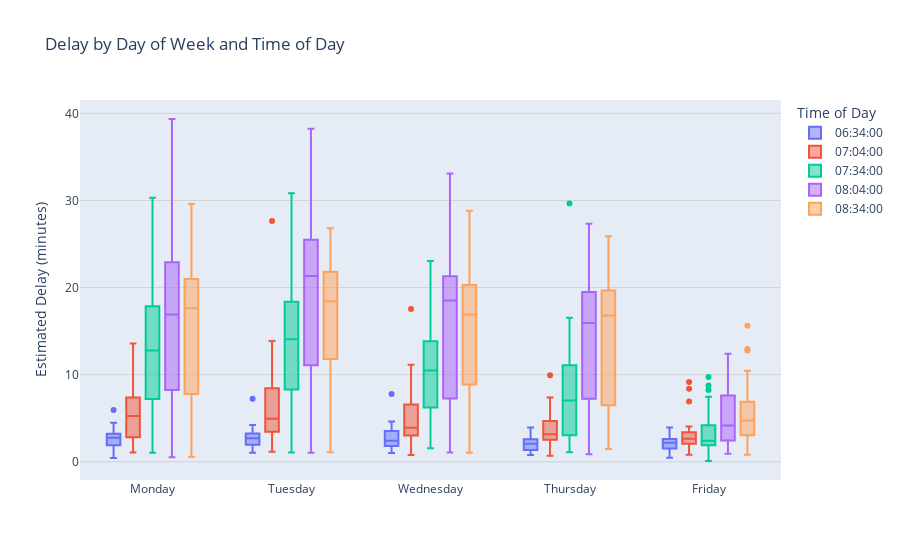

This figure's notebook cell:
### Code cell
df.groupby(["day_of_week", "time_of_day"])

mean_delays = df.groupby(["day_of_week", "time_of_day"])["expected_delay"].mean().dt.total_seconds() / 60
# std_delays = df.groupby(["day_of_week", "time_of_day"])["expected_delay"].std().dt.total_seconds() / 60
mean_delays = mean_delays.reset_index()


fig = px.box(
    df,
    x="day_of_week",
    y=df["expected_delay"].dt.total_seconds() / 60,
    # color=list(mean_delays["time_of_day"].values.astype(str)),
    color="time_of_day",
    labels={'day_of_week': 'Day of Week', 'time_of_day': 'Time of Day'},
    title='Delay by Day of Week and Time of Day',
)

fig.layout.yaxis.showgrid = True
fig.layout.yaxis.gridwidth = 1
fig.layout.yaxis.gridcolor = 'lightgray'
fig.layout.yaxis.title = "Estimated Delay (minutes)"

fig.layout.yaxis.dtick = 10
fig.layout.yaxis.zeroline = True
fig.layout.yaxis.zerolinewidth = 1
fig.layout.yaxis.zerolinecolor = 'lightgray'

fig.layout.xaxis.title = ""

day_labels = ['Monday', 'Tuesday', 'Wednesday', 'Thursday', 'Friday']
fig.update_xaxes(ticktext=day_labels, tickvals=[0, 1, 2, 3, 4])

show_figure(fig)

### Figure 1 — Plotly figure (JSON) as saved in the notebook; plotly's stock layout.template omitted (floating-point values rounded to 4 significant figures; data arrays with more than 128 entries replaced by an {"elided": "..."} marker saying what was removed)
{"data": [{"alignmentgroup": "True", "hovertemplate": "Time of Day=06:34:00<br>Day of Week=%{x}<br>y=%{y}<extra></extra>", "legendgroup": "06:34:00", "marker": {"color": "#636efa"}, "name": "06:34:00", "notched": false, "offsetgroup": "06:34:00", "orientation": "v", "showlegend": true, "type": "box", "x": {"elided": "177 int values"}, "x0": " ", "xaxis": "x", "y": {"elided": "177 float values"}, "y0": " ", "yaxis": "y"}, {"alignmentgroup": "True", "hovertemplate": "Time of Day=07:04:00<br>Day of Week=%{x}<br>y=%{y}<extra></extra>", "legendgroup": "07:04:00", "marker": {"color": "#EF553B"}, "name": "07:04:00", "notched": false, "offsetgroup": "07:04:00", "orientation": "v", "showlegend": true, "type": "box", "x": {"elided": "223 int values"}, "x0": " ", "xaxis": "x", "y": {"elided": "223 float values"}, "y0": " ", "yaxis": "y"}, {"alignmentgroup": "True", "hovertemplate": "Time of Day=07:34:00<br>Day of Week=%{x}<br>y=%{y}<extra></extra>", "legendgroup": "07:34:00", "marker": {"color": "#00cc96"}, "name": "07:34:00", "notched": false, "offsetgroup": "07:34:00", "orientation": "v", "showlegend": true, "type": "box", "x": {"elided": "224 int values"}, "x0": " ", "xaxis": "x", "y": {"elided": "224 float values"}, "y0": " ", "yaxis": "y"}, {"alignmentgroup": "True", "hovertemplate": "Time of Day=08:04:00<br>Day of Week=%{x}<br>y=%{y}<extra></extra>", "legendgroup": "08:04:00", "marker": {"color": "#ab63fa"}, "name": "08:04:00", "notched": false, "offsetgroup": "08:04:00", "orientation": "v", "showlegend": true, "type": "box", "x": {"elided": "224 int values"}, "x0": " ", "xaxis": "x", "y": {"elided": "224 float values"}, "y0": " ", "yaxis": "y"}, {"alignmentgroup": "True", "hovertemplate": "Time of Day=08:34:00<br>Day of Week=%{x}<br>y=%{y}<extra></extra>", "legendgroup": "08:34:00", "marker": {"color": "#FFA15A"}, "name": "08:34:00", "notched": false, "offsetgroup": "08:34:00", "orientation": "v", "showlegend": true, "type": "box", "x": {"elided": "224 int values"}, "x0": " ", "xaxis": "x", "y": {"elided": "224 float values"}, "y0": " ", "yaxis": "y"}], "layout": {"boxmode": "group", "legend": {"title": {"text": "Time of Day"}, "tracegroupgap": 0}, "title": {"text": "Delay by Day of Week and Time of Day"}, "xaxis": {"anchor": "y", "domain": [0, 1], "ticktext": ["Monday", "Tuesday", "Wednesday", "Thursday", "Friday"], "tickvals": [0, 1, 2, 3, 4], "title": {"text": ""}}, "yaxis": {"anchor": "x", "domain": [0, 1], "dtick": 10, "gridcolor": "lightgray", "gridwidth": 1, "showgrid": true, "title": {"text": "Estimated Delay (minutes)"}, "zeroline": true, "zerolinecolor": "lightgray", "zerolinewidth": 1}}}
